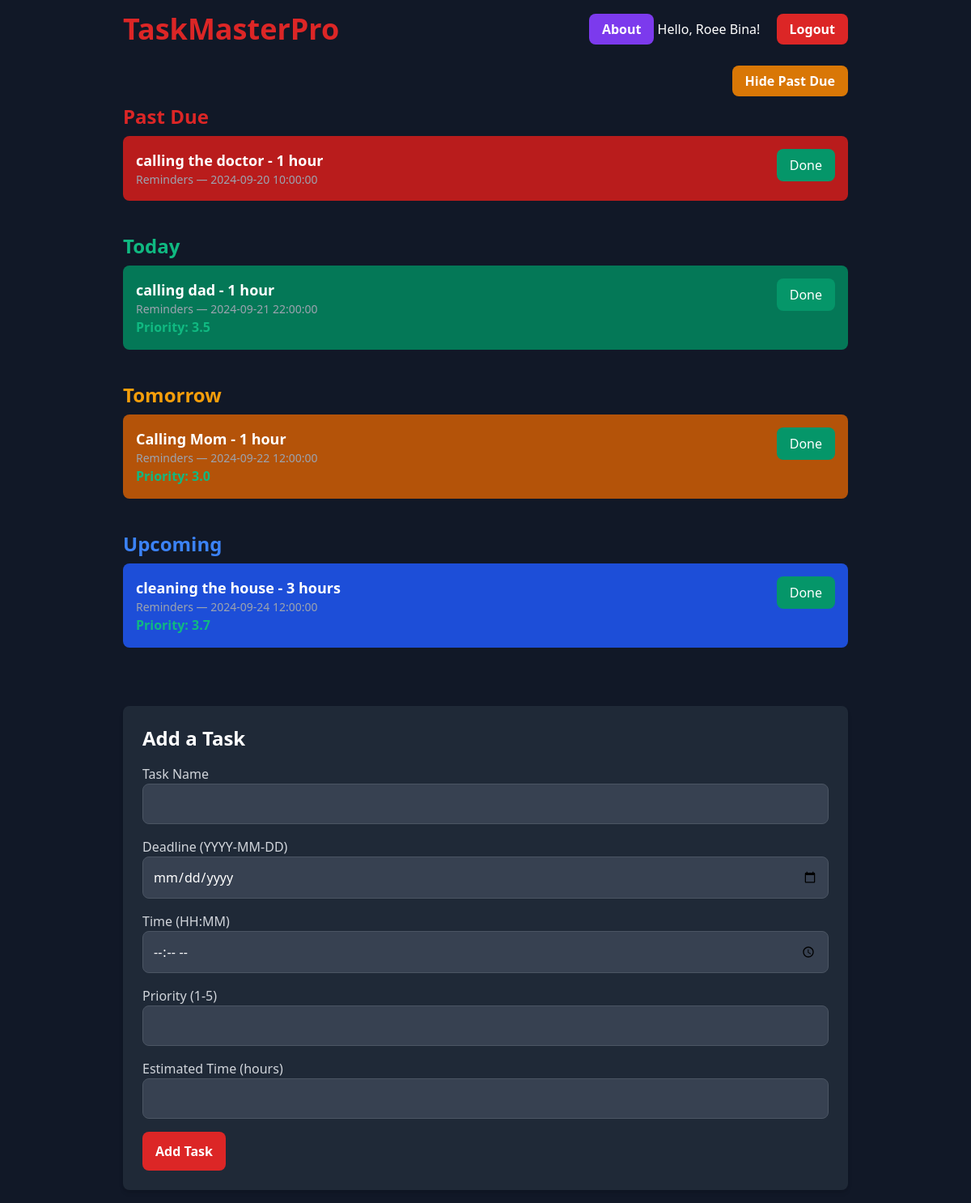
The app's page /?show_past_due=true (signed in) with its own data.
### models.py (models this page shows)
class User(UserMixin, db.Model):
    id = db.Column(db.Integer, primary_key=True)
    username = db.Column(db.String(150), unique=True, nullable=False)
    password = db.Column(db.String(150), nullable=False)
    tasks = db.relationship('Task', backref='user', lazy=True)

class Task(db.Model):
    id = db.Column(db.Integer, primary_key=True)
    task_name = db.Column(db.String(150), nullable=False)
    priority = db.Column(db.Integer, nullable=False)
    deadline = db.Column(db.DateTime, nullable=False)
    estimated_time = db.Column(db.Integer, nullable=False)
    done = db.Column(db.Boolean, default=False)
    in_progress = db.Column(db.Boolean, default=False)
    user_id = db.Column(db.Integer, db.ForeignKey('user.id'), nullable=False)

### tasks/routes.py (the view)
@tasks_bp.route('/')
@login_required
def home():
    show_past_due = request.args.get('show_past_due', 'false') == 'true'
    tasks = Task.query.filter_by(user_id=current_user.id).all()
    today = datetime.now().date()
    tomorrow = today + timedelta(days=1)
    past_due = [task for task in tasks if task.deadline.date() < today]
    today_tasks = [task for task in tasks if task.deadline.date() == today and not task.done]
    tomorrow_tasks = [task for task in tasks if task.deadline.date() == tomorrow and not task.done]
    upcoming_tasks = [task for task in tasks if task.deadline.date() > tomorrow and not task.done]
    return render_template('index.html',
                           past_due_tasks=past_due if show_past_due else None,
                           today_tasks=today_tasks,
                           tomorrow_tasks=tomorrow_tasks,
                           upcoming_tasks=upcoming_tasks,
                           show_past_due=show_past_due)

### app.py (called while the page is built)
@login_manager.user_loader
def load_user(user_id):
    from models import User
    return User.query.get(int(user_id))

### templates/index.html (shortened to what this page needs)
<!DOCTYPE html>
<html lang="en">
<head>
    <link href="https://cdn.jsdelivr.net/npm/tailwindcss@2.0.2/dist/tailwind.min.css" rel="stylesheet">
</head>
<body class="bg-gray-900 min-h-screen flex flex-col items-center p-4 text-white">
    <nav class="w-full max-w-4xl flex justify-between items-center mb-8">
        <h1 class="text-4xl font-bold text-red-600">TaskMasterPro</h1>
        <div>
            <a href="{{ url_for('tasks.about') }}" class="bg-purple-600 text-white font-bold py-2 px-4 rounded-lg hover:bg-purple-700 transition duration-300">About</a>
            {% if current_user.is_authenticated %}
            <span class="mr-4">Hello, {{ current_user.username }}!</span>
            <a href="{{ url_for('auth.logout') }}" class="bg-red-600 text-white font-bold py-2 px-4 rounded-lg hover:bg-red-700 transition duration-300">Logout</a>
            {% endif %}
        </div>
    </nav>
    <div class="w-full max-w-4xl mb-4 text-right">
        {% if show_past_due %}
        <a href="{{ url_for('tasks.home', show_past_due='false') }}" class="bg-yellow-600 text-white font-bold py-2 px-4 rounded-lg hover:bg-yellow-700 transition duration-300">Hide Past Due</a>
        {% else %}
        <a href="{{ url_for('tasks.home', show_past_due='true') }}" class="bg-yellow-600 text-white font-bold py-2 px-4 rounded-lg hover:bg-yellow-700 transition duration-300">Show Past Due</a>
        {% endif %}
    </div>
    {% if show_past_due and past_due_tasks %}
    <div class="w-full max-w-4xl mb-6">
        <h2 class="text-2xl font-bold text-red-600 mb-2">Past Due</h2>
        <ul>
            {% for task in past_due_tasks %}
            <li class="mb-4 bg-red-700 p-4 rounded-lg flex justify-between">
                <div>
                    <strong class="text-lg">{{ task.task_name }} - {{ task.estimated_time }} hour{{ 's' if task.estimated_time > 1 else '' }}</strong>
                    <span class="block text-sm text-gray-400">Reminders — {{ task.deadline }}</span>
                </div>
                <div>
                    <form action="{{ url_for('tasks.mark_done', task_id=task.id) }}" method="POST">
                        <button class="bg-green-600 text-white py-2 px-4 rounded-lg hover:bg-green-700 transition duration-300">Done</button>
                    </form>
                </div>
            </li>
            {% endfor %}
        </ul>
    </div>
    {% endif %}
    <div class="w-full max-w-4xl mb-6">
        <h2 class="text-2xl font-bold text-green-500 mb-2">Today</h2>
        <ul>
            {% for task in today_tasks %}
            <li class="mb-4 bg-green-700 p-4 rounded-lg flex justify-between">
                <div>
                    <strong class="text-lg">{{ task.task_name }} - {{ task.estimated_time }} hour{{ 's' if task.estimated_time > 1 else '' }}</strong>
                    <span class="block text-sm text-gray-400">Reminders — {{ task.deadline.strftime('%Y-%m-%d %H:%M:%S') }}</span>
                    <span class="text-green-500 font-bold">Priority: {{ task['priority'] | round(1) }}</span>
                </div>
                <div>
                    <form action="{{ url_for('tasks.mark_done', task_id=task.id) }}" method="POST">
                        <button class="bg-green-600 text-white py-2 px-4 rounded-lg hover:bg-green-700 transition duration-300">Done</button>
                    </form>
                </div>
            </li>
            {% endfor %}
        </ul>
    </div>
    <div class="w-full max-w-4xl mb-6">
        <h2 class="text-2xl font-bold text-yellow-500 mb-2">Tomorrow</h2>
        <ul>
            {% for task in tomorrow_tasks %}
            <li class="mb-4 bg-yellow-700 p-4 rounded-lg flex justify-between">
                <div>
                    <strong class="text-lg">{{ task.task_name }} - {{ task.estimated_time }} hour{{ 's' if task.estimated_time > 1 else '' }}</strong>
                    <span class="block text-sm text-gray-400">Reminders — {{ task.deadline.strftime('%Y-%m-%d %H:%M:%S') }}</span>
                    <span class="text-green-500 font-bold">Priority: {{ task['priority'] | round(1) }}</span>
                </div>
                <div>
                    <form action="{{ url_for('tasks.mark_done', task_id=task.id) }}" method="POST">
                        <button class="bg-green-600 text-white py-2 px-4 rounded-lg hover:bg-green-700 transition duration-300">Done</button>
                    </form>
                </div>
            </li>
            {% endfor %}
        </ul>
    </div>
    <div class="w-full max-w-4xl mb-6">
        <h2 class="text-2xl font-bold text-blue-500 mb-2">Upcoming</h2>
        <ul>
            {% for task in upcoming_tasks %}
            <li class="mb-4 bg-blue-700 p-4 rounded-lg flex justify-between">
                <div>
                    <strong class="text-lg">{{ task.task_name }} - {{ task.estimated_time }} hour{{ 's' if task.estimated_time > 1 else '' }}</strong>
                    <span class="block text-sm text-gray-400">Reminders — {{ task.deadline }}</span>
                    <span class="text-green-500 font-bold">Priority: {{ task['priority'] | round(1) }}</span>
                </div>
                <div>
                    <form action="{{ url_for('tasks.mark_done', task_id=task.id) }}" method="POST">
                        <button class="bg-green-600 text-white py-2 px-4 rounded-lg hover:bg-green-700 transition duration-300">Done</button>
                    </form>
                </div>
            </li>
            {% endfor %}
        </ul>
    </div>
</body>
</html>
    <div class="w-full max-w-4xl mt-8 bg-gray-800 p-6 rounded-lg shadow-md">
        <h2 class="text-2xl font-bold text-white mb-4">Add a Task</h2>
        <form action="{{ url_for('tasks.add_task') }}" method="POST" class="space-y-4">
            <div>
                <label for="task_name" class="block text-gray-300 font-medium">Task Name</label>
                <input type="text" id="task_name" name="task_name" class="w-full p-3 border border-gray-600 rounded-lg bg-gray-700 text-white">
            </div>
            <div>
                <label for="deadline" class="block text-gray-300 font-medium">Deadline (YYYY-MM-DD)</label>
                <input type="date" id="deadline" name="deadline" class="w-full p-3 border border-gray-600 rounded-lg bg-gray-700 text-white">
            </div>
            <div>
                <label for="time" class="block text-gray-300 font-medium">Time (HH:MM)</label>
                <input type="time" id="time" name="time" class="w-full p-3 border border-gray-600 rounded-lg bg-gray-700 text-white">
            </div>
            <div>
                <label for="priority" class="block text-gray-300 font-medium">Priority (1-5)</label>
                <input type="number" id="priority" name="priority" min="1" max="5" class="w-full p-3 border border-gray-600 rounded-lg bg-gray-700 text-white">
            </div>
            <div>
                <label for="estimated_time" class="block text-gray-300 font-medium">Estimated Time (hours)</label>
                <input type="number" id="estimated_time" name="estimated_time" class="w-full p-3 border border-gray-600 rounded-lg bg-gray-700 text-white">
            </div>
            <button type="submit" class="bg-red-600 text-white font-bold py-3 px-4 rounded-lg hover:bg-red-700 transition duration-300">Add Task</button>
        </form>
    </div>
</body>
</html>

### records on screen
User: username "Roee Bina"
Task: task_name "calling the doctor", estimated_time "1", deadline "2024-09-20 10:00:00"
Task: task_name "calling dad", estimated_time "1", deadline "2024-09-21 22:00:00", priority "3.5"
Task: task_name "Calling Mom", estimated_time "1", deadline "2024-09-22 12:00:00", priority "3.0"
Task: task_name "cleaning the house", estimated_time "3", estimated_time "s", deadline "2024-09-24 12:00:00", priority "3.7"
